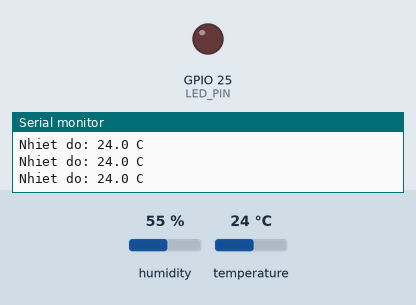
Bench run of a program on a simulated ESP32. Shown: output pins drawn as LEDs (lit = HIGH), the last lines printed to the serial monitor. Dashed ring = blinking. The test bench sets the inputs (shaded band); at power-on: temperature 24 °C, humidity 55 %.

Above: at 6.8 s.
6.9 s: temperature set to 29.6 °C
12.2 s: temperature set to 30.4 °C
At 14.15 s:
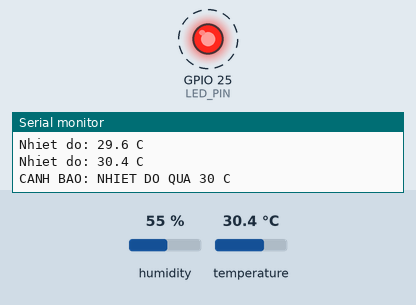
17.5 s: temperature set to 12 °C
At 17.76 s:
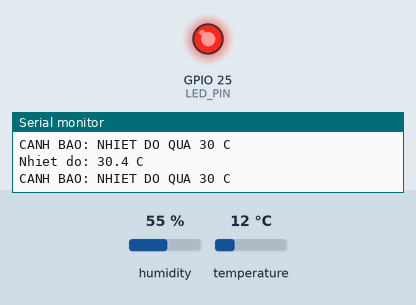
Timing chart, 0 to 20.5 s (numbered marks = the images above; inputs shaded):
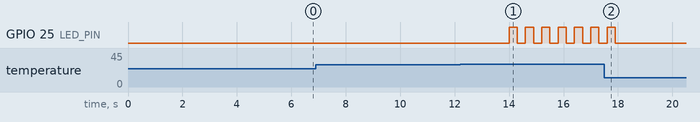

Measured:
- the behaviour switches between 30 and 30.1 °C on temperature (found by bisection; images 0 and 1)
- after the input at 12.2 s, GPIO 25 (LED_PIN): alternates HIGH for 0.30 s and LOW for 0.30 s, starting after 1.8 s
- after the input at 17.5 s, GPIO 25 (LED_PIN): goes on until 17.9 s, then stays LOW

The program:

main.cpp
```cpp
#include <Arduino.h>
#include "DHT.h"

// Định nghĩa chân kết nối
#define DHTPIN 15
#define DHTTYPE DHT22
#define LED_PIN 25

// Khởi tạo đối tượng DHT
DHT dht(DHTPIN, DHTTYPE);

// Quản lý thời gian đọc cảm biến
unsigned long lastReadTime = 0;
const unsigned long readInterval = 2000; // Đọc nhiệt độ mỗi 2 giây

// Quản lý trạng thái và nhấp nháy LED
bool isWarning = false;
unsigned long lastBlinkTime = 0;
const unsigned long blinkInterval = 300; // Nhấp nháy LED mỗi 300ms
bool ledState = false;

void setup() {
  // Cấu hình chân LED là OUTPUT
  pinMode(LED_PIN, OUTPUT);
  digitalWrite(LED_PIN, LOW);

  // Khởi động Serial Monitor
  Serial.begin(115200);

  // Khởi động cảm biến DHT22
  dht.begin();

  Serial.println("==================================================");
  Serial.println("NGUYEN THI PHUONG NHUNG - 2033240244");
  Serial.println("BAI 04: CANH BAO NHIET DO QUA NGUONG (DHT22 + LED)");
  Serial.println("==================================================");
}

void loop() {
  unsigned long currentMillis = millis();

  // 1. Đọc dữ liệu từ DHT22 định kỳ mỗi 2 giây (tránh spam Terminal)
  if (currentMillis - lastReadTime >= readInterval) {
    lastReadTime = currentMillis;

    float temperature = dht.readTemperature();

    // Xử lý khi cảm biến đọc lỗi
    if (isnan(temperature)) {
      Serial.println("Loi: Khong the doc du lieu tu cam bien DHT22!");
      isWarning = false;
    } else {
      // In nhiệt độ ra Serial Monitor
      Serial.print("Nhiet do: ");
      Serial.print(temperature, 1);
      Serial.println(" C");

      // Kiểm tra ngưỡng nhiệt độ 30°C
      if (temperature > 30.0) {
        isWarning = true;
        Serial.println("CANH BAO: NHIET DO QUA 30 C");
      } else {
        isWarning = false;
      }
    }
  }

  // 2. Điều khiển LED theo trạng thái cảnh báo
  if (isWarning) {
    // Nếu nhiệt độ > 30°C: LED nhấp nháy liên tục
    if (currentMillis - lastBlinkTime >= blinkInterval) {
      lastBlinkTime = currentMillis;
      ledState = !ledState;
      digitalWrite(LED_PIN, ledState);
    }
  } else {
    // Nếu nhiệt độ <= 30°C hoặc đọc lỗi: LED tắt
    ledState = false;
    digitalWrite(LED_PIN, LOW);
  }
}
```
